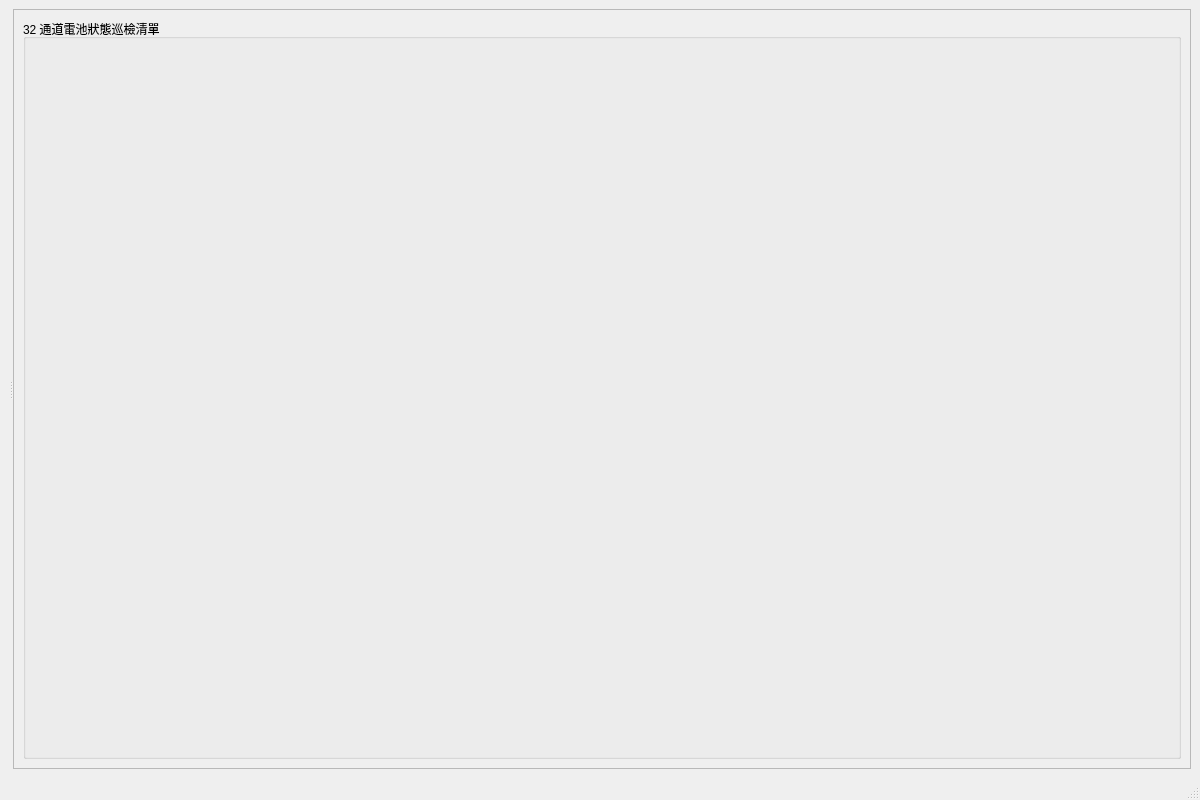
<?xml version="1.0" encoding="UTF-8"?>
<ui version="4.0">
 <class>MainWindow</class>
 <widget class="QMainWindow" name="MainWindow">
  <property name="geometry">
   <rect>
    <x>0</x>
    <y>0</y>
    <width>1200</width>
    <height>800</height>
   </rect>
  </property>
  <property name="windowTitle">
   <string>MainWindow</string>
  </property>
  <widget class="QWidget" name="centralWidget">
   <layout class="QHBoxLayout" name="horizontalLayout">
    <item>
     <widget class="QSplitter" name="splitter">
      <property name="orientation">
       <enum>Qt::Horizontal</enum>
      </property>
      <widget class="QWidget" name="control_panel_container" native="true">
       <property name="sizePolicy">
        <sizepolicy hsizetype="Preferred" vsizetype="Preferred">
         <horstretch>1</horstretch>
         <verstretch>0</verstretch>
        </sizepolicy>
       </property>
       <layout class="QVBoxLayout" name="control_panel_layout"/>
      </widget>
      <widget class="QScrollArea" name="scrollArea">
       <property name="sizePolicy">
        <sizepolicy hsizetype="Expanding" vsizetype="Expanding">
         <horstretch>4</horstretch>
         <verstretch>0</verstretch>
        </sizepolicy>
       </property>
       <property name="widgetResizable">
        <bool>true</bool>
       </property>
       <widget class="QWidget" name="scrollAreaWidgetContents">
        <property name="geometry">
         <rect>
          <x>0</x>
          <y>0</y>
          <width>925</width>
          <height>755</height>
         </rect>
        </property>
        <layout class="QVBoxLayout" name="verticalLayout_2">
         <item>
          <widget class="QGroupBox" name="grid_group">
           <property name="title">
            <string>32 通道電池狀態巡檢清單</string>
           </property>
           <layout class="QGridLayout" name="channel_grid_layout">
            <property name="spacing">
             <number>10</number>
            </property>
           </layout>
          </widget>
         </item>
        </layout>
       </widget>
      </widget>
     </widget>
    </item>
   </layout>
  </widget>
  <widget class="QMenuBar" name="menubar">
   <property name="geometry">
    <rect>
     <x>0</x>
     <y>0</y>
     <width>1200</width>
     <height>22</height>
    </rect>
   </property>
  </widget>
  <widget class="QStatusBar" name="statusbar"/>
 </widget>
 <resources/>
 <connections/>
</ui>
